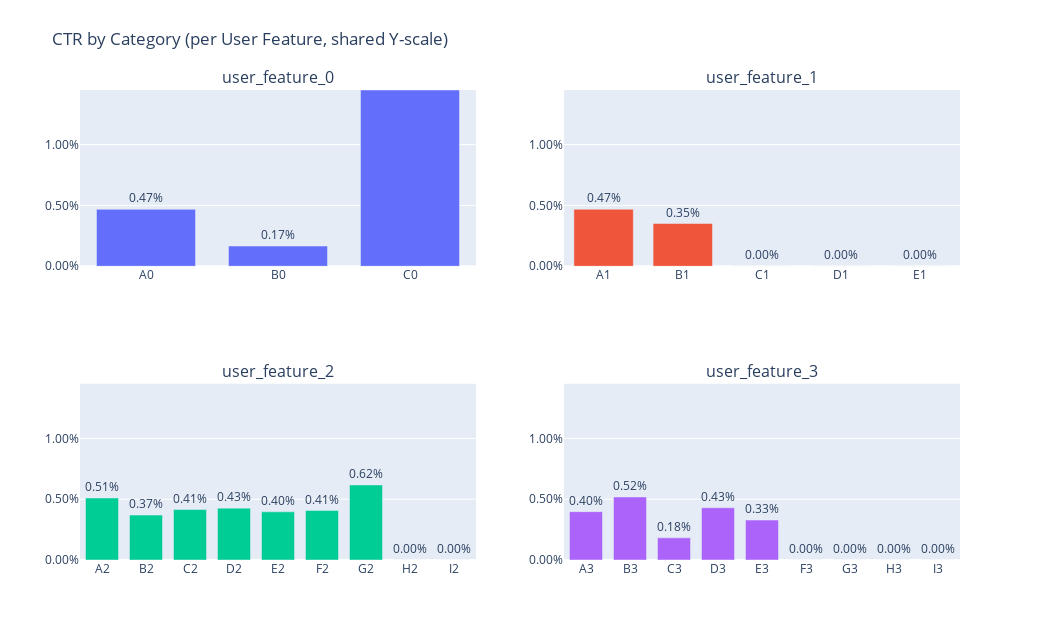

Here is the notebook cell this chart was saved with:
### Code cell
import math
from plotly.subplots import make_subplots
import plotly.express as px

user_feature_cols = [c for c in log_df_readable.columns if c.startswith("user_feature")]

# compute CTR per (feature, value)
long = []
for col in user_feature_cols:
    tmp = (
        log_df_readable.groupby(col)["click"].mean().reset_index()
        .rename(columns={col: "value", "click": "CTR"})
        .sort_values("value")  # alphabetical bars
    )
    tmp["feature"] = col
    long.append(tmp)
long = pd.concat(long, ignore_index=True)

max_ctr = long["CTR"].max()

# grid size (e.g., 2x2 for 4 features)
n = len(user_feature_cols)
cols = 2
rows = math.ceil(n / cols)

fig = make_subplots(rows=rows, cols=cols, subplot_titles=user_feature_cols)

for i, col in enumerate(user_feature_cols, start=1):
    r = (i - 1) // cols + 1
    c = (i - 1) % cols + 1
    sub = long[long["feature"] == col]
    fig.add_bar(
        x=sub["value"], y=sub["CTR"], text=[f"{v:.2%}" for v in sub["CTR"]],
        textposition="outside", name=col, row=r, col=c, showlegend=False
    )

# shared y-axis scale for comparability
for ax_idx in range(1, rows * cols + 1):
    fig.update_yaxes(range=[0, max_ctr], tickformat=".2%", row=(ax_idx-1)//cols+1, col=(ax_idx-1)%cols+1)

fig.update_layout(
    height=320*rows, width=520*cols, title="CTR by Category (per User Feature, shared Y-scale)",
    margin=dict(t=90), bargap=0.25
)
fig.show()

### Figure 1 — Plotly figure (JSON) as saved in the notebook; plotly's stock layout.template omitted (floating-point values rounded to 4 significant figures)
{"data": [{"name": "user_feature_0", "showlegend": false, "text": ["0.47%", "0.17%", "1.45%"], "textposition": "outside", "type": "bar", "x": ["A0", "B0", "C0"], "xaxis": "x", "y": [0.004678, 0.001659, 0.01449], "yaxis": "y"}, {"name": "user_feature_1", "showlegend": false, "text": ["0.47%", "0.35%", "0.00%", "0.00%", "0.00%"], "textposition": "outside", "type": "bar", "x": ["A1", "B1", "C1", "D1", "E1"], "xaxis": "x2", "y": [0.004686, 0.003513, 0.0, 0.0, 0.0], "yaxis": "y2"}, {"name": "user_feature_2", "showlegend": false, "text": ["0.51%", "0.37%", "0.41%", "0.43%", "0.40%", "0.41%", "0.62%", "0.00%", "0.00%"], "textposition": "outside", "type": "bar", "x": ["A2", "B2", "C2", "D2", "E2", "F2", "G2", "H2", "I2"], "xaxis": "x3", "y": [0.005099, 0.00369, 0.004148, 0.004264, 0.003963, 0.004073, 0.006173, 0.0, 0.0], "yaxis": "y3"}, {"name": "user_feature_3", "showlegend": false, "text": ["0.40%", "0.52%", "0.18%", "0.43%", "0.33%", "0.00%", "0.00%", "0.00%", "0.00%"], "textposition": "outside", "type": "bar", "x": ["A3", "B3", "C3", "D3", "E3", "F3", "G3", "H3", "I3"], "xaxis": "x4", "y": [0.003974, 0.005181, 0.001821, 0.004296, 0.003286, 0.0, 0.0, 0.0, 0.0], "yaxis": "y4"}], "layout": {"annotations": [{"font": {"size": 16}, "showarrow": false, "text": "user_feature_0", "x": 0.225, "xanchor": "center", "xref": "paper", "y": 1, "yanchor": "bottom", "yref": "paper"}, {"font": {"size": 16}, "showarrow": false, "text": "user_feature_1", "x": 0.775, "xanchor": "center", "xref": "paper", "y": 1, "yanchor": "bottom", "yref": "paper"}, {"font": {"size": 16}, "showarrow": false, "text": "user_feature_2", "x": 0.225, "xanchor": "center", "xref": "paper", "y": 0.375, "yanchor": "bottom", "yref": "paper"}, {"font": {"size": 16}, "showarrow": false, "text": "user_feature_3", "x": 0.775, "xanchor": "center", "xref": "paper", "y": 0.375, "yanchor": "bottom", "yref": "paper"}], "bargap": 0.25, "height": 640, "margin": {"t": 90}, "title": {"text": "CTR by Category (per User Feature, shared Y-scale)"}, "width": 1040, "xaxis": {"anchor": "y", "domain": [0, 0.45]}, "xaxis2": {"anchor": "y2", "domain": [0.55, 1]}, "xaxis3": {"anchor": "y3", "domain": [0, 0.45]}, "xaxis4": {"anchor": "y4", "domain": [0.55, 1]}, "yaxis": {"anchor": "x", "domain": [0.625, 1], "range": [0, 0.01449], "tickformat": ".2%"}, "yaxis2": {"anchor": "x2", "domain": [0.625, 1], "range": [0, 0.01449], "tickformat": ".2%"}, "yaxis3": {"anchor": "x3", "domain": [0, 0.375], "range": [0, 0.01449], "tickformat": ".2%"}, "yaxis4": {"anchor": "x4", "domain": [0, 0.375], "range": [0, 0.01449], "tickformat": ".2%"}}}
